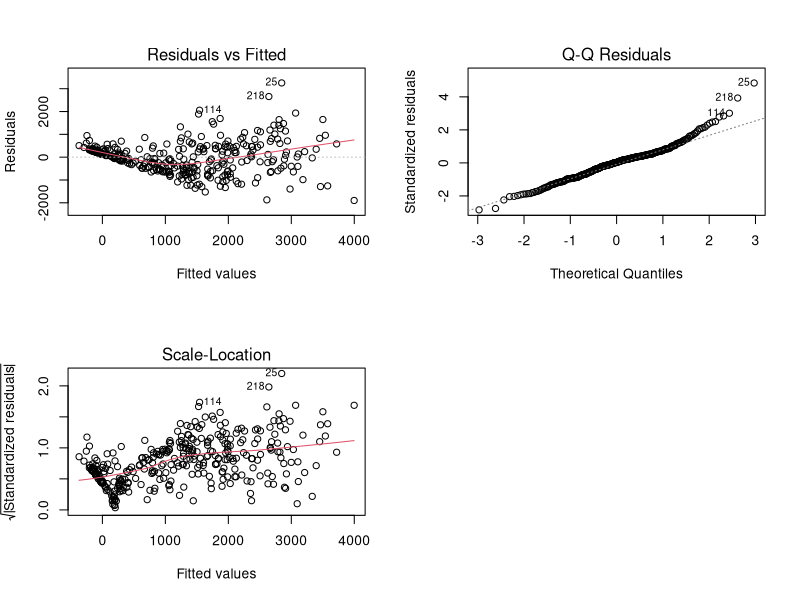

Generate this figure with R: (Note: this script raises an error after producing the figure.)
library(MASS)
library(plyr)
library(MLmetrics)
library(leaps)
#Exercise 1
baseball <-read.csv("baseball.txt",header=TRUE)
varnames <-names(baseball)[-1]
response <-names(baseball)[1]
unicef.full.model <-as.formula(paste(response,"~",paste(varnames,collapse=" + ")))
fullmod=lm(unicef.full.model,data = baseball)
empty <-lm(baseball$y~1,data=baseball)
backward=step(fullmod,direction="backward", data=unicef)
forward=step(empty,direction="forward",scope=unicef.full.model, data=unicef)

best=lm(y ~ x3 + x7 + x8 + x10 + x11 + x12 + x13 + x14 + x15, data=baseball)
summary(best)

par(mfrow=c(2,2))
plot(best,1)
plot(best,2)
plot(best,3)

box_cox <- boxcox(best, lambda = seq(-1,1, by=.1), main = "Box-Cox Power Transformation")
lamda_bc <- box_cox$x[which.max(box_cox$y)]
roundlamda_bc <-round_any(lamda_bc, .5)  

best_log=lm(log(y) ~ x3 + x7 + x8 + x10 + x11 + x12 + x13 + x14 + x15, data=baseball)
summary(best_log)
plot(best_log,3)

n=337
yhat <- numeric(0)
yhat_log= numeric(0)
for (i in 1:n){
  bs <- lm(y ~ x3 + x7 + x8 + x10 + x11 + x12 + x13 + x14 + x15, data=baseball[-i,])
  yhat[i] <- predict(bs,baseball[i,])
  bs_log=lm(log(y) ~ x3 + x7 + x8 + x10 + x11 + x12 + x13 + x14 + x15, data=baseball[-i,])
  mse=sum(bs_log$residuals^2)/bs_log$df.residual
  yhat_log[i] <- exp(predict(bs_log,baseball[i,]))*exp(mse*0.5)
  
}
sqloss <- sqrt(mean((yhat-baseball$y)^2))
sqloss_log <- sqrt(mean((yhat_log-baseball$y)^2))


#Exercise 2
P=16
bestsub <- regsubsets(unicef.full.model,data=baseball,nvmax=16,method="exhaustive")
sbest <- summary(bestsub)

sqrlossbest_LOO <- numeric(0)
yhat_LOO <- matrix(NA,nrow=P,ncol=n)
modfor <- list()

for (j in 1:P){
  modfor[[j]] <-as.formula(paste(response,"~",paste(varnames[sbest$which[j,2:(P+1)]],
                                                    collapse=" + ")))
}
for (j in 1:P){
  for (i in 1:n){
    fmi <- lm(modfor[[j]], data=baseball[-i,])
    yhat_LOO[j,i] <- predict(fmi,baseball[i,])
  }
  sqrlossbest_LOO[j] <- sqrt(mean((yhat_LOO[j,]-baseball$y)^2))
}

m_LOO=match(min(sqrlossbest_LOO),sqrlossbest_LOO)


###10-fold

#random shuffle data
baseball_shuff<-baseball[sample(nrow(baseball)),]

#Create 10 equally size folds
indexes <- cut(seq(1,nrow(baseball_shuff)),breaks=10,labels=FALSE)
Indexes=list()
for(i in 1:10){
  Indexes[[i]] <- which(indexes==i,arr.ind=TRUE)
  
}



sqrlossbest_10F <- numeric(0)
yhat_10F <- matrix(NA,nrow=P,ncol=n)
for (j in 1:P){
  for (i in 1:10){
    fmi <- lm(modfor[[j]], data=baseball_shuff[-Indexes[[i]],])
    yhat_10F[j,Indexes[[i]]] <- predict(fmi,baseball_shuff[Indexes[[i]],])
  }
  sqrlossbest_10F[j] <- sqrt(mean((yhat_10F[j,]-baseball_shuff$y)^2))
}


#5 Fold cv
baseball_shuff<-baseball[sample(nrow(baseball)),]

#Create 10 equally size folds
indexes <- cut(seq(1,nrow(baseball_shuff)),breaks=5,labels=FALSE)
Indexes=list()
for(i in 1:5){
  Indexes[[i]] <- which(indexes==i,arr.ind=TRUE)
  
}



sqrlossbest_5F <- numeric(0)
yhat_5F <- matrix(NA,nrow=P,ncol=n)
for (j in 1:P){
  for (i in 1:5){
    fmi <- lm(modfor[[j]], data=baseball_shuff[-Indexes[[i]],])
    yhat_5F[j,Indexes[[i]]] <- predict(fmi,baseball_shuff[Indexes[[i]],])
  }
  sqrlossbest_5F[j] <- sqrt(mean((yhat_5F[j,]-baseball_shuff$y)^2))
}


#Exercise 3

inc=function(e1,e2) eval.parent(substitute(e1 <- e1 + e2))

####a)
dataset=list()
dataset2=list()
pb=txtProgressBar(min=0,max=100,style=3)
for (i in 1:1000){
  uniform=list()
  uniform2=list()
  beta=list()
  
  for (u in 1:20){
    uniform[[u]]=runif(50,0,1)
    uniform2[[u]]=runif(50,0,1)
    
  }
  
  
  for (j in 1:21){
    beta[[j]]=rnorm(1,0,0.5)
  }
  
  y_e=rnorm(50,0,1)
  y_e2=rnorm(50,0,1)
  y=c()
  y2=c()
  for (n in 1:50){
    y[n]=0
    y2[n]=0
    for (s in 1:20){
      
      inc(y[n],beta[[s]]*uniform[[s]][n])
      inc(y2[n],beta[[s]]*uniform2[[s]][n])
      
    }
    
    inc(y[n] ,beta[[21]])
    inc(y[n],y_e[n])
    inc(y2[n] ,beta[[21]])
    inc(y2[n],y_e2[n])
    
    
  }
  
  data=c()
  data2=c()
  for(c in 1:20){
    data=cbind(uniform[[c]],data)
    data2=cbind(uniform2[[c]],data2)
  }
  
  dataset[[i]]=cbind(data,y,y_e)
  dataset[[i]]=as.data.frame(dataset[[i]])
  dataset2[[i]]=cbind(data2,y2,y_e2)
  dataset2[[i]]=as.data.frame(dataset2[[i]])
  

  setTxtProgressBar(pb,i)
}

################################################b

#########i)


sqlossfull_b_i=list()
pb=txtProgressBar(min=0,max=100,style=3)
for(i in 1:100){
  
  yhat <- numeric(0)
  for (j in 1:50){
    fmi <- lm(y~1, data=dataset[[i]][-j,])
    yhat[j] <- predict(fmi,dataset[[i]][j,])
  }
  
  sqlossfull_b_i[[i]] <- sqrt(mean((yhat-dataset[[i]][,"y"])^2))
  
  setTxtProgressBar(pb,i)
  
}

#####ii)
sqlossfull_b_ii=list()
pb=txtProgressBar(min=0,max=100,style=3)

for(i in 1:100){
  
  yhat <- numeric(0)
  for (j in 1:50){
    fmi <- lm(y~., data=dataset[[i]][-j,])
    yhat[j] <- predict(fmi,dataset[[i]][j,])
  }
  sqlossfull_b_ii[[i]] <- sqrt(mean((yhat-dataset[[i]][,"y"])^2))
  setTxtProgressBar(pb,i)
  
}

#iii)
sqlossfull_b_iii=list()
pb=txtProgressBar(min=0,max=100,style=3)

for(d in 1:100){
  setTxtProgressBar(pb,i)
  response="y"
  varnames= names(dataset[[d]])[c(-21,-22)]
  full.model <-as.formula(paste(response,"~",paste(varnames,collapse=" + ")))
  P=20
  bestsub <- regsubsets(full.model,data=dataset[[d]],nvmax=20,method="exhaustive")
  sbest <- summary(bestsub)
  
  sqrlossbest_LOO <- numeric(0)
  yhat_LOO <- matrix(NA,nrow=P,ncol=n)
  modfor <- list()
  
  for (j in 1:P){
    modfor[[j]] <-as.formula(paste(response,"~",paste(varnames[sbest$which[j,2:(P+1)]],
                                                      collapse=" + ")))
  }
  for (j in 1:P){
    for (i in 1:n){
      fmi <- lm(modfor[[j]], data=dataset[[d]][-i,])
      yhat_LOO[j,i] <- predict(fmi,dataset[[d]][i,])
    }
    sqrlossbest_LOO[j] <- sqrt(mean((yhat_LOO[j,]-dataset[[d]][,"y"])^2))
  }
  
  sqlossfull_b_iii[[d]]=min(sqrlossbest_LOO)
  setTxtProgressBar(pb,i)
  


}

######################################### DATASET 2###########################

#########i)

pb=txtProgressBar(min=0,max=100,style=3)
sqlossfull_b_i_MOD=list()
for(i in 1:100){
  
  yhat <- numeric(0)
  
    fmi <- lm(y~1, data=dataset[[i]])
    yhat <- predict(fmi,dataset2[[i]])
  
  sqlossfull_b_i_MOD[[i]] <- sqrt(mean((yhat-dataset2[[i]][,"y2"])^2))
}

#####ii)
sqlossfull_b_ii_MOD=list()
for(i in 1:100){
  
  yhat <- numeric(0)
  
    fmi <- lm(y~., data=dataset[[i]])
    yhat <- predict(fmi,dataset2[[i]])
  
  sqlossfull_b_ii_MOD[[i]] <- sqrt(mean((yhat-dataset2[[i]][,"y2"])^2))
}

#iii)
pb=txtProgressBar(min=0,max=100,style=3)
sqlossfull_b_iii_MOD=list()
for(d in 1:100){
  response="y"
  varnames= names(dataset[[d]])[c(-21,-22)]
  full.model <-as.formula(paste(response,"~",paste(varnames,collapse=" + ")))
  P=20
  bestsub <- regsubsets(full.model,data=dataset[[d]],nvmax=20,method="exhaustive")
  sbest <- summary(bestsub)
  
  sqrlossbest_LOO <- numeric(0)
  yhat_LOO <- matrix(NA,nrow=P,ncol=n)
  modfor <- list()
  
  for (j in 1:P){
    modfor[[j]] <-as.formula(paste(response,"~",paste(varnames[sbest$which[j,2:(P+1)]],
                                                      collapse=" + ")))
  }
  for (j in 1:P){
    
      fmi <- lm(modfor[[j]], data=dataset[[d]])
      yhat_LOO[j,] <- predict(fmi,dataset2[[d]])
    
    sqrlossbest_LOO[j] <- sqrt(mean((yhat_LOO[j,]-dataset2[[d]][,"y2"])^2))
  }
  
  sqlossfull_b_iii_MOD[[d]]=min(sqrlossbest_LOO)
  setTxtProgressBar(pb,i)
  
  
}

##############################################a


#########i)


sqlossfull_a_i=list()
for(i in 1:100){
  
  yhat <- numeric(0)
  for (j in 1:50){
    fmi <- lm(y_e~1, data=dataset[[i]][-j,])
    yhat[j] <- predict(fmi,dataset[[i]][j,])
  }
  sqlossfull_a_i[[i]] <- sqrt(mean((yhat-dataset[[i]][,"y_e"])^2))
}

#####ii)
sqlossfull_a_ii=list()
for(i in 1:100){
  
  y_ehat <- numeric(0)
  for (j in 1:50){
    fmi <- lm(y_e~., data=dataset[[i]][-j,])
    y_ehat[j] <- predict(fmi,dataset[[i]][j,])
  }
  sqlossfull_a_ii[[i]] <- sqrt(mean((y_ehat-dataset[[i]][,"y_e"])^2))
}

#iii)
sqlossfull_a_iii=list()
for(d in 1:100){
  response="y_e"
  varnames= names(dataset[[d]])[c(-21,-22)]
  full.model <-as.formula(paste(response,"~",paste(varnames,collapse=" + ")))
  P=20
  bestsub <- regsubsets(full.model,data=dataset[[d]],nvmax=20,method="exhaustive")
  sbest <- summary(bestsub)
  
  sqrlossbest_LOO <- numeric(0)
  y_ehat_LOO <- matrix(NA,nrow=P,ncol=n)
  modfor <- list()
  
  for (j in 1:P){
    modfor[[j]] <-as.formula(paste(response,"~",paste(varnames[sbest$which[j,2:(P+1)]],
                                                      collapse=" + ")))
  }
  for (j in 1:P){
    for (i in 1:n){
      fmi <- lm(modfor[[j]], data=dataset[[d]][-i,])
      y_ehat_LOO[j,i] <- predict(fmi,dataset[[d]][i,])
    }
    sqrlossbest_LOO[j] <- sqrt(mean((y_ehat_LOO[j,]-dataset[[d]][,"y_e"])^2))
  }
  
  sqlossfull_a_iii[[d]]=min(sqrlossbest_LOO)
  
  
}

######################################### DATASET 2###########################

#########i)


sqlossfull_a_i_MOD=c()
for(i in 1:100){
  
  y_ehat <- numeric(0)
  
  fmi <- lm(y_e~1, data=dataset[[i]])
  y_ehat <- predict(fmi,dataset2[[i]])
  
  sqlossfull_a_i_MOD[i] <- sqrt(mean((y_ehat-dataset2[[i]][,"y_e2"])^2))
}

#####ii)
sqlossfull_a_ii_MOD=c()
for(i in 1:100){
  
  y_ehat <- numeric(0)
  
  fmi <- lm(y_e~., data=dataset[[i]])
  y_ehat <- predict(fmi,dataset2[[i]])
  
  sqlossfull_a_ii_MOD[i] <- sqrt(mean((y_ehat-dataset2[[i]][,"y_e2"])^2))
}

#iii)
sqlossfull_a_iii_MOD=c()
for(d in 1:100){
  response="y_e"
  varnames= names(dataset[[d]])[c(-21,-22)]
  full.model <-as.formula(paste(response,"~",paste(varnames,collapse=" + ")))
  P=20
  bestsub <- regsubsets(full.model,data=dataset[[d]],nvmax=20,method="exhaustive")
  sbest <- summary(bestsub)
  
  sqrlossbest_LOO <- numeric(0)
  y_ehat_LOO <- matrix(NA,nrow=P,ncol=n)
  modfor <- list()
  
  for (j in 1:P){
    modfor[[j]] <-as.formula(paste(response,"~",paste(varnames[sbest$which[j,2:(P+1)]],
                                                      collapse=" + ")))
  }
  for (j in 1:P){
    
    fmi <- lm(modfor[[j]], data=dataset[[d]])
    y_ehat_LOO[j,] <- predict(fmi,dataset2[[d]])
    
    sqrlossbest_LOO[j] <- sqrt(mean((y_ehat_LOO[j,]-dataset2[[d]][,"y_e2"])^2))
  }
  
  sqlossfull_a_iii_MOD[d]=min(sqrlossbest_LOO)
  
  
}

sqlossfull_a_i=unlist(sqlossfull_a_i, use.names=FALSE)
sqlossfull_a_ii=unlist(sqlossfull_a_ii, use.names=FALSE)
sqlossfull_a_iii=unlist(sqlossfull_a_iii, use.names=FALSE)
sqlossfull_b_i=unlist(sqlossfull_b_i, use.names=FALSE)
sqlossfull_b_i_MOD=unlist(sqlossfull_b_i_MOD, use.names=FALSE)
sqlossfull_b_ii=unlist(sqlossfull_b_ii, use.names=FALSE)
sqlossfull_b_ii_MOD=unlist(sqlossfull_b_ii_MOD, use.names=FALSE)
sqlossfull_b_iii=unlist(sqlossfull_b_iii)
sqlossfull_b_iii_MOD=unlist(sqlossfull_b_iii_MOD, use.names=FALSE)

sqlossfull_a_i=unlist(sqlossfull_a_i, use.names=FALSE)
sqlossfull_a_ii=unlist(sqlossfull_a_ii, use.names=FALSE)
sqlossfull_a_iii=unlist(sqlossfull_a_iii, use.names=FALSE)
sqlossfull_b_i=unlist(sqlossfull_b_i, use.names=FALSE)
sqlossfull_b_i_MOD=unlist(sqlossfull_b_i_MOD, use.names=FALSE)
sqlossfull_b_ii=unlist(sqlossfull_b_ii, use.names=FALSE)
sqlossfull_b_ii_MOD=unlist(sqlossfull_b_ii_MOD, use.names=FALSE)
sqlossfull_b_iii=unlist(sqlossfull_b_iii)
sqlossfull_b_iii_MOD=unlist(sqlossfull_b_iii_MOD, use.names=FALSE)

matrix=cbind(sqlossfull_a_i,sqlossfull_a_ii,sqlossfull_a_iii,sqlossfull_b_i,
             sqlossfull_b_ii,sqlossfull_b_iii,sqlossfull_b_i_MOD,
             sqlossfull_b_ii_MOD,sqlossfull_b_iii_MOD,sqlossfull_a_i_MOD,
             sqlossfull_a_ii_MOD,sqlossfull_a_iii_MOD)


require(reshape2)
dfcomp<- melt(matrix)

require(ggplot2)
g=ggplot(data = dfcomp, aes(x=Var2, y=value))
g=g +scale_x_discrete(labels=c("sqlossfull_a_i" = "a_i", "sqlossfull_a_ii" = "a_ii",
                               "sqlossfull_a_iii" = "a_iii",
                               "sqlossfull_b_i"="b_i","sqlossfull_b_ii"="b_ii","sqlossfull_b_iii"="b_iii"
                               ,"sqlossfull_b_i_MOD"="b_i_MOD","sqlossfull_b_ii_MOD"="b_ii_MOD",
                               "sqlossfull_b_iii_MOD"="b_iii_MOD","sqlossfull_a_i_MOD"="a_i_MOD",
                               "sqlossfull_a_ii_MOD"="a_ii_MOD","sqlossfull_a_iii_MOD"="a_iii_MOD"))

g=g + theme(axis.text.x = element_text(angle = 90))+ labs(y= "sqlossfunction", x = "")
g=g + geom_boxplot(aes(fill=Var1))
g
